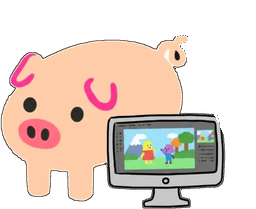
#> input picture tmp/backdropA/final/pighub-1106.png, 256 x 209 px, given in place of pighub-560.png, which was not available
$ python mkba.py
#> lines starting #> are read from the running program, lines starting #| are printed output that depends on the picture; after the words box and inside, x2 and y2 are one past the last pixel; in counts of white or black regions, pixels touching at a corner belong together

import os
from PIL import Image, ImageDraw
ORI=r"C:\Users\12252\Desktop\Files\Code\PigHub\dsh-pighub\assets\img"
AFT=r"C:\Users\12252\Desktop\Files\Code\PigHub\dsh-pighub\tmp\backdropA\final"
OUT=r"C:\Users\12252\Desktop\Files\Code\PigHub\dsh-pighub\tmp\backdropA\ba"
os.makedirs(OUT,exist_ok=True)
def checker(w,h,s=10):
    im=Image.new("RGB",(w,h),(203,203,203)); d=ImageDraw.Draw(im)
    for y in range(0,h,s):
        for x in range(0,w,s):
            if ((x//s)+(y//s))%2==0: d.rectangle([x,y,x+s-1,y+s-1],fill=(233,233,233))
    return im
for name in ["pighub-560","pighub-922","pighub-417"]:
    a=Image.open(os.path.join(ORI,name+".png")).convert("RGBA")
#> a is the input picture: PIL image 256x209 RGBA; mean R, G, B, A 109.1, 91.9, 81.1, 133.2
    b=Image.open(os.path.join(AFT,name+".png")).convert("RGBA")
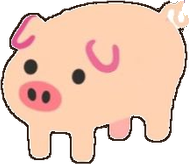
#> input picture tmp/backdropA/final/pighub-12.png, 189 x 164 px, given in place of pighub-560.png, which was not available
#> b is the input picture: PIL image 189x164 RGBA; mean R, G, B, A 175.7, 141.3, 122.8, 190
    sc=min(2.2, 560/a.width, 560/a.height)
#> sc = 2.19
    za=a.resize((int(a.width*sc),int(a.height*sc)),Image.LANCZOS)
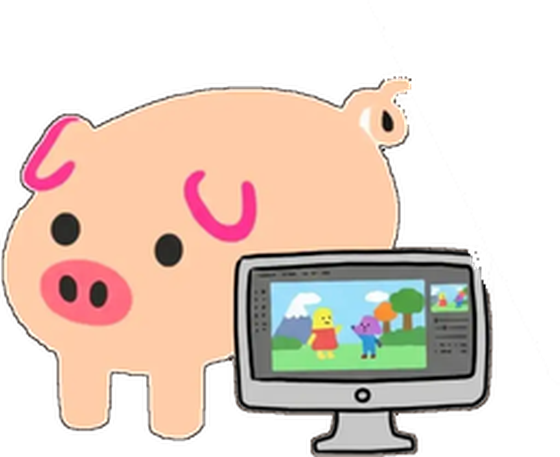
#> za: PIL image 560x457 RGBA; mean R, G, B, A 110, 92.7, 81.8, 133.2; transparent parts drawn white
    zb=b.resize((int(b.width*sc),int(b.height*sc)),Image.LANCZOS)
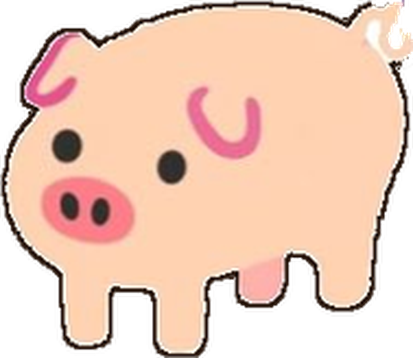
#> zb: PIL image 413x358 RGBA; mean R, G, B, A 176.7, 142.2, 123.7, 190; transparent parts drawn white
    W=za.width+zb.width+30; H=max(za.height,zb.height)+30
#> after `W = za.width + zb.width + 30`: W = 1003
#> after `H = max(za.height, zb.height) + 30`: H = 487
    sheet=checker(W,H); d=ImageDraw.Draw(sheet)
#> in checker, `im = Image.new('RGB', (w, h), (203, 203, 203))`: im: PIL image 1003x487 RGB; every value is 203
#> after `sheet = checker(W, H)`:
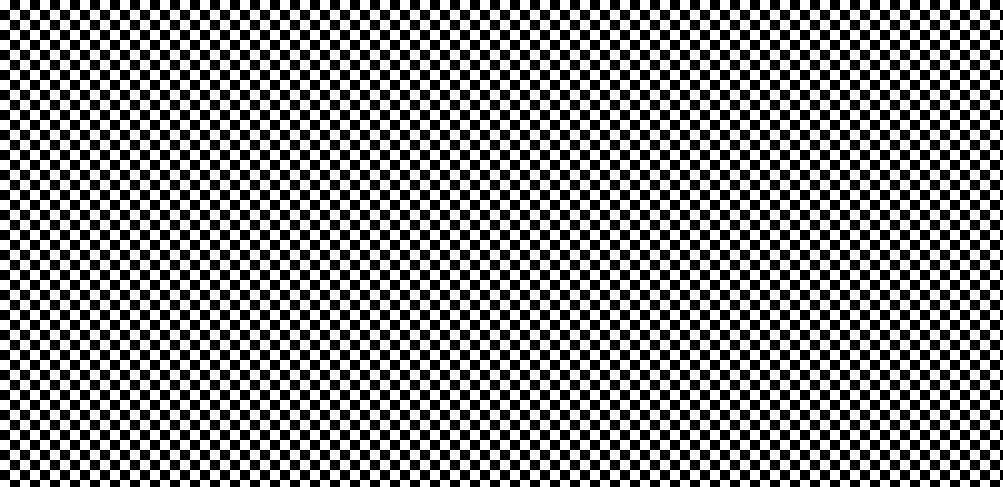
#> sheet: PIL image 1003x487 RGB; values 203 (black) and 233 (white), 50% white; 1 black region, box (x1, y1, x2, y2) and area: (0, 0, 1003, 487) 244220
    sheet.paste(za,(10,10),za); sheet.paste(zb,(za.width+20,10),zb)
#> after `sheet.paste(za, (10, 10), za)`:
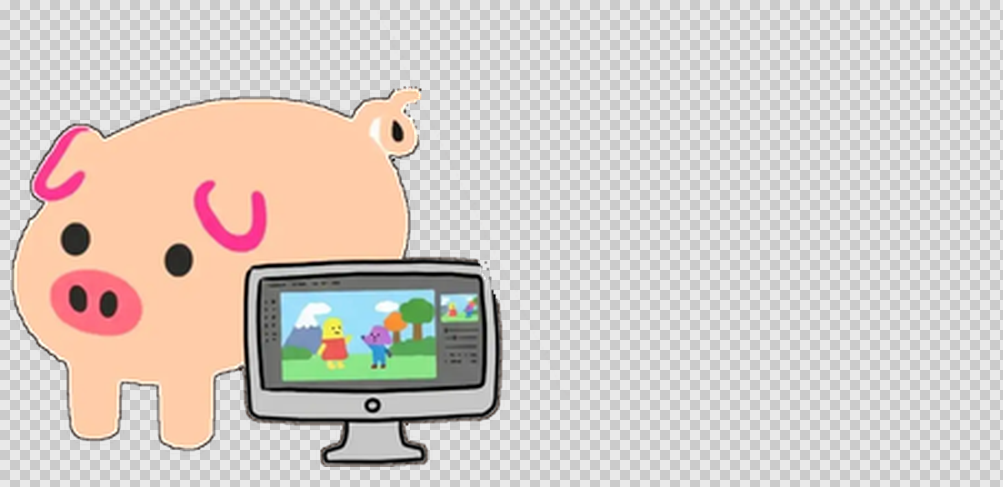
#> sheet: PIL image 1003x487 RGB; mean R, G, B 214.8, 206, 200.4
#> after `sheet.paste(zb, (za.width + 20, 10), zb)`:
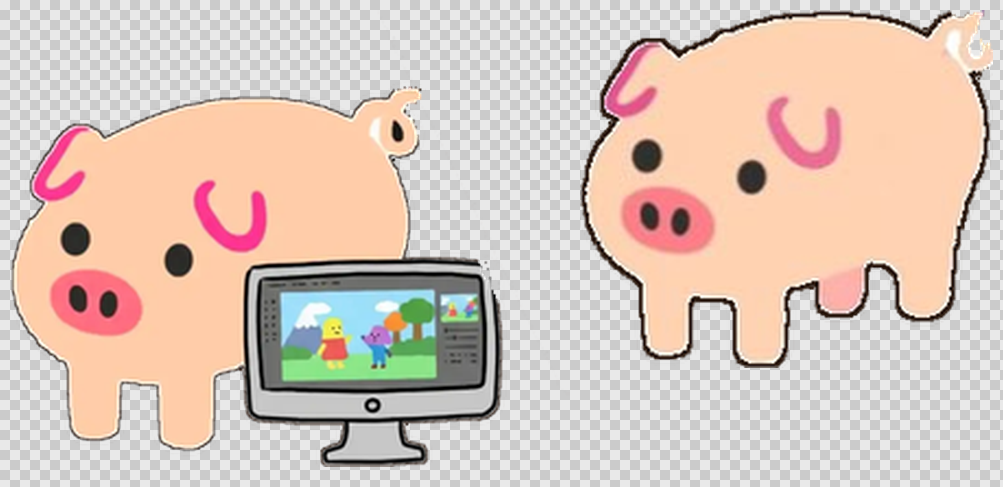
#> sheet: PIL image 1003x487 RGB; mean R, G, B 218.4, 199.4, 188.3
    d.text((10,H-18),"BEFORE "+name,fill=(0,0,0)); d.text((za.width+20,H-18),"AFTER",fill=(0,0,0))
    sheet.save(os.path.join(OUT,name+".png"))
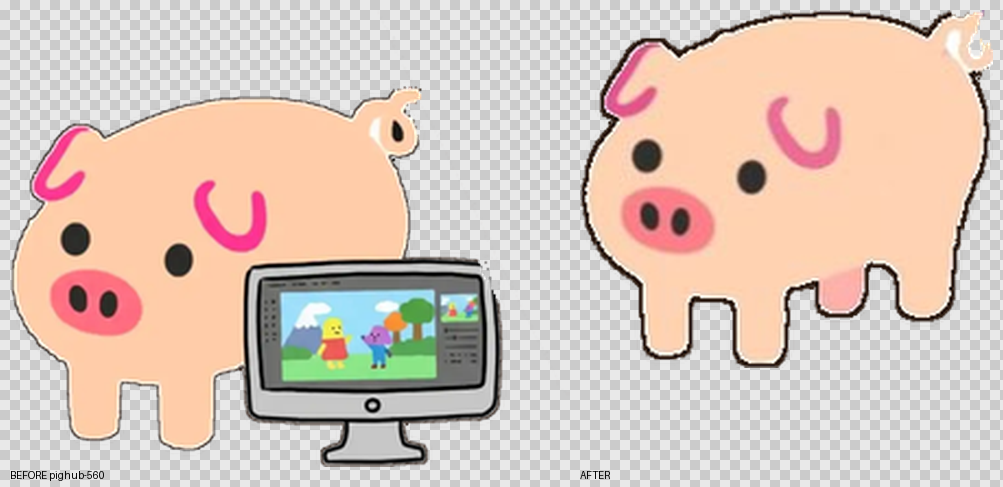
#> saved as pighub-560.png: PIL image 1003x487 RGB; mean R, G, B 218.3, 199.2, 188.2
#> (the run stopped early here; a loop or call above may not have finished)
